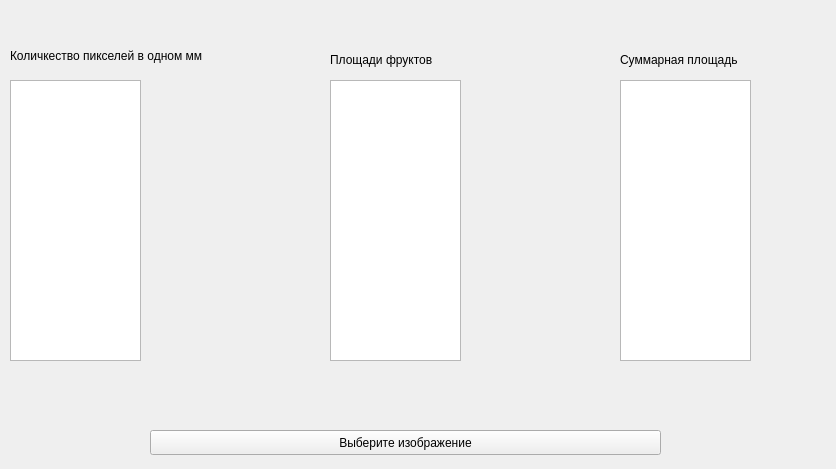
<?xml version="1.0" encoding="UTF-8"?>
<ui version="4.0">
 <class>MainWindow</class>
 <widget class="QMainWindow" name="MainWindow">
  <property name="geometry">
   <rect>
    <x>0</x>
    <y>0</y>
    <width>836</width>
    <height>469</height>
   </rect>
  </property>
  <property name="windowTitle">
   <string>Площадь фруктов</string>
  </property>
  <widget class="QWidget" name="centralwidget">
   <widget class="QPushButton" name="pushButton">
    <property name="geometry">
     <rect>
      <x>150</x>
      <y>430</y>
      <width>511</width>
      <height>25</height>
     </rect>
    </property>
    <property name="text">
     <string>Выберите изображение</string>
    </property>
   </widget>
   <widget class="QListWidget" name="listWidget">
    <property name="geometry">
     <rect>
      <x>10</x>
      <y>80</y>
      <width>131</width>
      <height>281</height>
     </rect>
    </property>
   </widget>
   <widget class="QListWidget" name="listWidget_2">
    <property name="geometry">
     <rect>
      <x>330</x>
      <y>80</y>
      <width>131</width>
      <height>281</height>
     </rect>
    </property>
   </widget>
   <widget class="QListWidget" name="listWidget_3">
    <property name="geometry">
     <rect>
      <x>620</x>
      <y>80</y>
      <width>131</width>
      <height>281</height>
     </rect>
    </property>
   </widget>
   <widget class="QLabel" name="label">
    <property name="geometry">
     <rect>
      <x>10</x>
      <y>30</y>
      <width>251</width>
      <height>51</height>
     </rect>
    </property>
    <property name="autoFillBackground">
     <bool>false</bool>
    </property>
    <property name="text">
     <string>Количкество пикселей в одном мм</string>
    </property>
   </widget>
   <widget class="QLabel" name="label_2">
    <property name="geometry">
     <rect>
      <x>330</x>
      <y>50</y>
      <width>161</width>
      <height>20</height>
     </rect>
    </property>
    <property name="text">
     <string>Площади фруктов</string>
    </property>
   </widget>
   <widget class="QLabel" name="label_3">
    <property name="geometry">
     <rect>
      <x>620</x>
      <y>50</y>
      <width>151</width>
      <height>20</height>
     </rect>
    </property>
    <property name="text">
     <string>Суммарная площадь</string>
    </property>
   </widget>
  </widget>
 </widget>
 <resources/>
 <connections/>
</ui>
